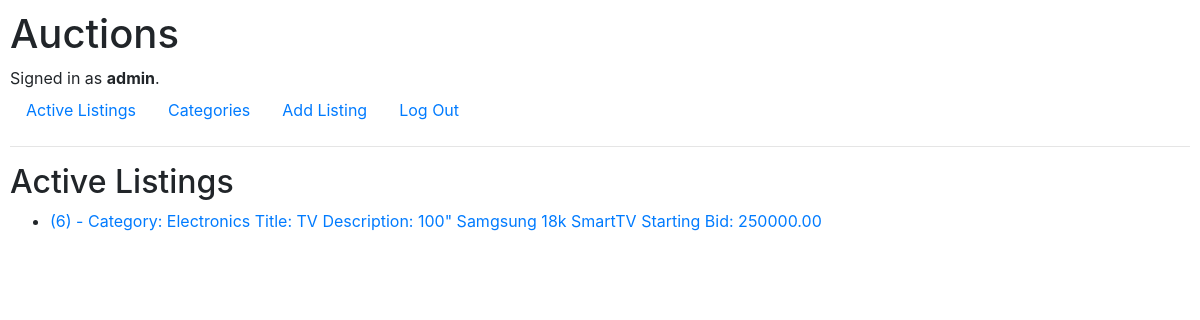
/Electronics (signed in), run on the app's committed database.
### auctions/models.py (models this page shows)
class User(AbstractUser):
    pass

class Listing(models.Model):
    category = models.CharField(max_length=50)
    title = models.CharField(max_length=50)
    description = models.CharField(max_length=255)
    starting_bid = models.DecimalField(max_digits=9,decimal_places=2)
    def __str__(self):
        return f"({self.id}) - Category: {self.category}{chr(10)}Title: {self.title}{chr(10)}Description: {self.description}{chr(10)}Starting Bid: {self.starting_bid}"

### auctions/views.py (the view)
# urls.py: path("<str:category>", views.by_category, name="by_category")
def by_category(request, category):
    listings = Listing.objects.filter(category=category)
    return render(request, "auctions/index.html", {
        "listings": listings
    })

### auctions/templates/auctions/index.html
{% extends "auctions/layout.html" %}
{% block body %}
    <h2>Active Listings</h2>
    <ul>
    {% for listing in listings %}
        <li><a href="{% url 'auctions:listing' listing.id %}">{{listing}}</a></li>
    {% empty %}
        No Listings.
    {% endfor %}
    </ul>
{% endblock %}

### auctions/templates/auctions/layout.html (shortened to what this page needs)
{% load static %}
<!DOCTYPE html>
<html lang="en">
    <head>
        <link rel="stylesheet" href="https://stackpath.bootstrapcdn.com/bootstrap/4.4.1/css/bootstrap.min.css">
        <link href="{% static 'auctions/styles.css' %}" rel="stylesheet">
    </head>
    <body>
        <h1>Auctions</h1>
        <div>
            {% if user.is_authenticated %}
                Signed in as <strong>{{ user.username }}</strong>.
            {% else %}
                Not signed in.
            {% endif %}
        </div>
        <ul class="nav">
            <li class="nav-item">
                <a class="nav-link" href="{% url 'auctions:index' %}">Active Listings</a>
            </li>
            <li class="nav-item">
                <a class="nav-link" href="{% url 'auctions:categories' %}">Categories</a>
            </li>
            {% if user.is_authenticated %}
                <li class="nav-item">
                <a class="nav-link" href="{% url 'auctions:add' %}">Add Listing</a>
                </li>
                <li class="nav-item">
                    <a class="nav-link" href="{% url 'auctions:logout' %}">Log Out</a>
                </li>
            {% endif %}
        </ul>
        <hr>
        {% block body %}
        {% endblock %}
    </body>
</html>

### auctions/static/auctions/styles.css (style rules this page uses)
body { padding: 10px; }

### data on the page
User: username "admin"
Listing: id+category+title "(6) - Category: Electronics Title: TV Description: 100\" Samgsung 18k SmartTV Starting Bid: 250000.00"
